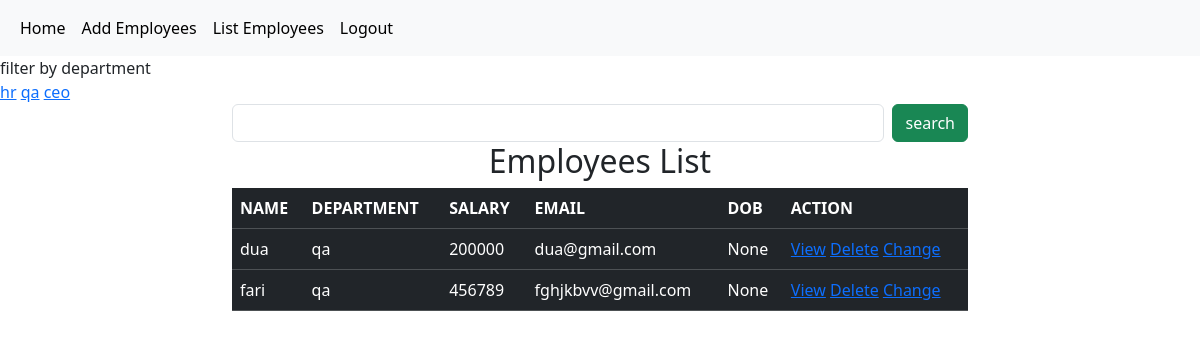
Page /employees/all?department=qa (signed in) on the committed database.
### crm/models.py (models this page shows, shortened)
class Employees(models.Model):
    name=models.CharField(max_length=200)
    department=models.CharField(max_length=200)
    salary=models.PositiveIntegerField()
    email=models.EmailField(unique=True)
    contact=models.CharField(max_length=20,null=True)
    age=models.PositiveIntegerField(null=True)
    profilepic=models.ImageField(upload_to="image",null=True,blank=True)
    dob=models.DateField(null=True,blank=True)

### crm/views.py (the view, shortened to what this page needs)
# urls.py: path('employees/all',views.EmployeeListView.as_view(),name="emp_all"),
@method_decorator(signin_required,name="dispatch")
class EmployeeListView(View):
    def get(self,request,*args,**kwargs):
        qs=Employees.objects.all()
        departments=Employees.objects.all().values_list("department",flat=True).distinct()
        print(departments)
        if "department" in request.GET:
            dept=request.GET.get("department")
            qs=qs.filter(department__iexact=dept)
        return render(request,"emp_list.html",{"data":qs,"departments":departments})

### crm/views.py (called while the page is built)
def signin_required(fn):
    def wrapper(request,*args,**kwargs):
        if not request.user.is_authenticated:
            messages.error(request,"Invalid Session")
            return redirect("signin")
        else:
            return fn(request,*args,**kwargs)
    return wrapper

### crm/templates/emp_list.html (shortened to what this page needs)
{%extends 'base.html'%}
{%block body_block%}
<div>
    <div>
    filter by department
    </div>
    {%for dep in departments%}
        <a href="{%url 'emp_all'%}?department={{dep}}">{{dep}}</a>
    {%endfor%}
</div>
<div class="container">
    <div class="row">
        <div class="col-2"></div>
        <div class="col-8">
            <form action="" method="post">
                <div class="d-flex">
                    <input type="text" name="box" class="form-control me-2">
                    <button type="submit" class="btn btn-success">search</button>
                </div>
            </form>
        </div>
        <div class="col-2"></div>
    </div>
</div>
<h2><center>Employees List</center></h2>
<div class="container">
    <div class="row">
        <div class="col-2"></div>
        <div class="col-8">
            <table class="table table-dark table-stripped caption-top">
                <tr>
                    <td><strong>NAME</strong></td>
                    <td><strong>DEPARTMENT</strong></td>
                    <td><strong>SALARY</strong></td>
                    <td><strong>EMAIL</strong></td>
                    <td><strong>DOB</strong></td>
                    <td><strong>ACTION</strong></td>
                </tr>
                {%for emp in data%}
                  <tr>
                    <td>{{emp.name}}</td>
                    <td>{{emp.department}}</td>
                    <td>{{emp.salary}}</td>
                    <td>{{emp.email}}</td>
                    <td>{{emp.dob}}</td>
                    <td>
                        <a href="{%url 'emp_details' emp.id%}">View</a>
                        <a href="{%url 'emp_delete' emp.id%}">Delete</a>
                        <a href="{%url 'emp_edit' emp.id%}">Change</a>
                    </td>
                  </tr>
                {%endfor%}
            </table>
        </div>
        <div class="col-2"></div>
    </div>
</div>
{%endblock%}

### rows in the picture
Employees: name "dua", department "qa", salary "200000", email "dua@gmail.com", dob "None"
Employees: name "fari", department "qa", salary "456789", email "fghjkbvv@gmail.com", dob "None"

### other values in the picture
{{ dep }} "hr" "qa" "ceo"
